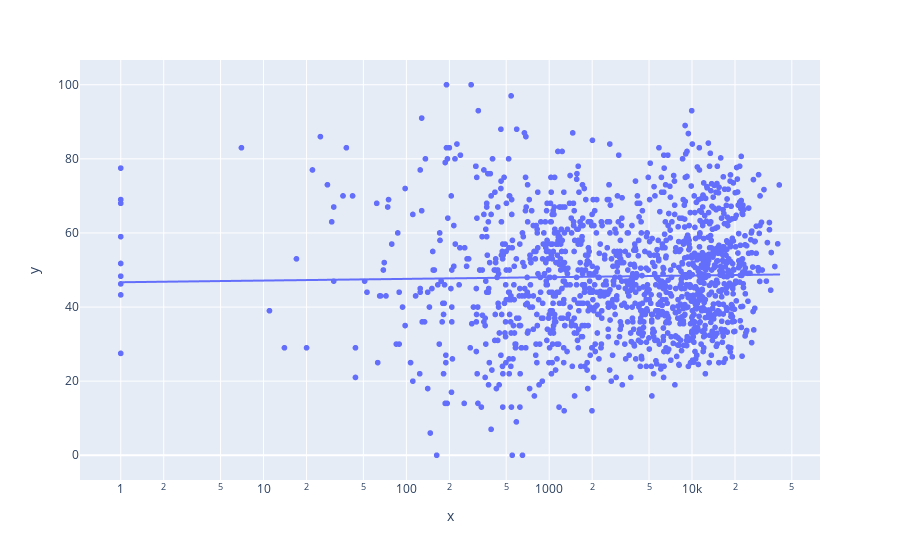

Notebook code for this chart:
### Markdown cell above
**Callout**:

No trend vs population.

### Code cell
px.scatter(x=data['total_households'].clip(1), y=data['reading_mean'], log_x=True, trendline="ols", trendline_options=dict(log_x=True))

### Figure 1 — Plotly figure (JSON) as saved in the notebook; plotly's stock layout.template omitted (floating-point values rounded to 4 significant figures; data arrays with more than 128 entries replaced by an {"elided": "..."} marker saying what was removed)
{"data": [{"hovertemplate": "x=%{x}<br>y=%{y}<extra></extra>", "legendgroup": "", "marker": {"color": "#636efa", "symbol": "circle"}, "mode": "markers", "name": "", "showlegend": false, "type": "scattergl", "x": {"elided": "1453 int values"}, "xaxis": "x", "y": {"elided": "1453 float values"}, "yaxis": "y"}, {"hovertemplate": "<b>OLS trendline</b><br>y = 0.454176 * log10(x) + 46.6936<br>R<sup>2</sup>=0.000457<br><br>x=%{x}<br>y=%{y} <b>(trend)</b><extra></extra>", "legendgroup": "", "marker": {"color": "#636efa", "symbol": "circle"}, "mode": "lines", "name": "", "showlegend": false, "type": "scattergl", "x": {"elided": "1404 int values"}, "xaxis": "x", "y": {"elided": "1404 float values"}, "yaxis": "y"}], "layout": {"legend": {"tracegroupgap": 0}, "margin": {"t": 60}, "xaxis": {"anchor": "y", "domain": [0, 1], "title": {"text": "x"}, "type": "log"}, "yaxis": {"anchor": "x", "domain": [0, 1], "title": {"text": "y"}}}}
